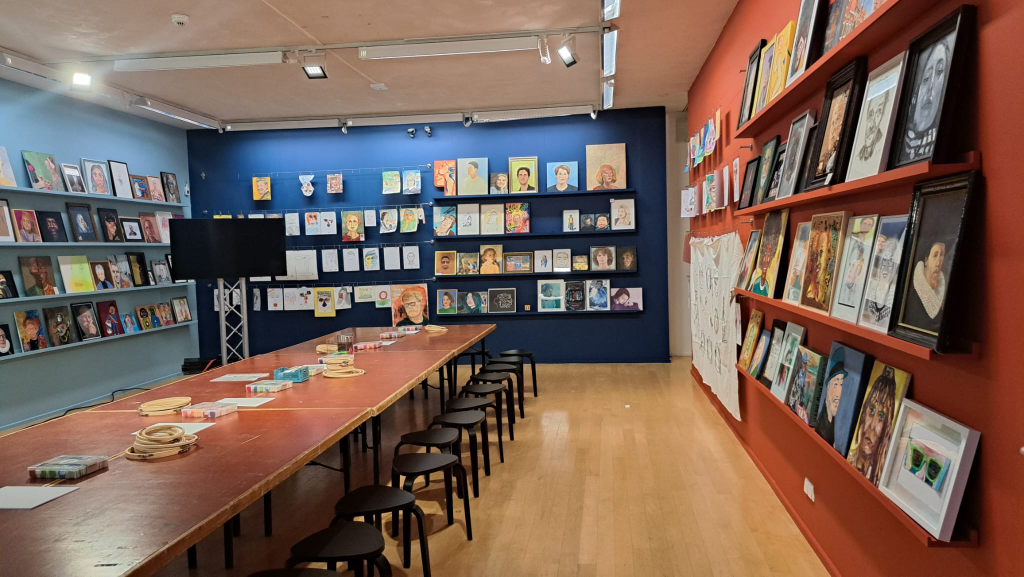
#> input picture mijn_kunsd/project_segments/frans_hals_fotos/franshals1.jpeg, 2048 x 1153 px (shown at 1/2 size)
$ python -i color_page.py   (imports and definitions only)
#> lines starting #> are read from the running program, lines starting #| are printed output that depends on the picture
### src/helper_functions/lab_colors.py
"""Kleurhulpjes die meerdere algoritmes gebruiken: kleuren inlezen, naar Lab omrekenen en
zorgen dat elke eigen gekozen kleur echt gebruikt wordt."""

import math

import numpy as np

# Elke eigen gekozen kleur komt minstens voor in dit deel van "een eerlijk aandeel"
# (1 / aantal kleuren). 0,7 betekent: bij 5 kleuren heeft elke kleur minstens 14% van de plaat.
MIN_COLOR_SHARE = 0.7


# [59 lines left out: functions balanced_color_bias, parse_color, not called in this run]


def rgb_to_lab(rgb):
    """RGB (0-255) naar Lab. Werkt op elke vorm zolang de laatste as 3 is."""
    srgb = np.asarray(rgb, dtype=np.float32) / 255.0
    linear = np.where(srgb <= 0.04045, srgb / 12.92, ((srgb + 0.055) / 1.055) ** 2.4)

    matrix = np.array([
        [0.4124564, 0.3575761, 0.1804375],
        [0.2126729, 0.7151522, 0.0721750],
        [0.0193339, 0.1191920, 0.9503041],
    ], dtype=np.float32)

    xyz = linear @ matrix.T
    xyz = xyz / np.array([0.95047, 1.0, 1.08883], dtype=np.float32)

    delta = 6 / 29
    f = np.where(xyz > delta ** 3, np.cbrt(xyz), xyz / (3 * delta ** 2) + 4 / 29)

    lightness = 116 * f[..., 1] - 16
    a = 500 * (f[..., 0] - f[..., 1])
    b = 200 * (f[..., 1] - f[..., 2])

    return np.stack([lightness, a, b], axis=-1).astype(np.float32)

### src/color_page.py
"""Gedeelde bouwstenen voor Paint By Number (paint_by_number.py) en "Kleuren Uit Foto".

Dit was de Kleurplaat (Coloring Page). Die staat niet meer op de site; de functie zelf
(image_to_color_page) staat nog in de git-geschiedenis. Wat hier over is:
- suggest_palette: automatische kleuren uit een foto (k-means in Lab)
- kleuren kiezen, elke pixel de dichtstbijzijnde kleur geven, gladstrijken, te kleine en
  te dunne vlakjes opruimen, en de lege variant tekenen (lijntjes, nummers, legenda)

Nodig: numpy, scipy en Pillow.
"""

import numpy as np
from PIL import Image, ImageDraw
from scipy import ndimage

from src.helper_functions.drawing import LINE_COLOR, NUMBER_COLOR, add_legend, get_font
from src.helper_functions.lab_colors import rgb_to_lab


def suggest_palette(img, n_colors=6, max_size=600, seed=0):
    """Geef de automatisch gekozen kleuren als lijst hex-codes, donker naar licht.

    Handig als beginpunt: laat de gebruiker de kleuren daarna zelf aanpassen.
    """
    _, rgb, lab = _prepare(img, max_size)
    palette, _ = _palette_from_image(rgb, lab, n_colors, seed)

    brightness = 0.299 * palette[:, 0] + 0.587 * palette[:, 1] + 0.114 * palette[:, 2]
    order = np.argsort(brightness)

    return ["#{:02x}{:02x}{:02x}".format(*(int(round(v)) for v in palette[i])) for i in order]


def _prepare(img, max_size):
    """Verkleinen, een heel klein beetje ruis weghalen en naar Lab omrekenen."""
    img = _limit_size(img.convert("RGB"), max_size)

    rgb = np.asarray(img, dtype=np.float32)
    rgb = ndimage.gaussian_filter(rgb, sigma=(1, 1, 0), mode="nearest")

    return img, rgb, rgb_to_lab(rgb)


# ---------------------------------------------------------------------------
# Kleuren
# ---------------------------------------------------------------------------

def _palette_from_image(rgb, lab, n_colors, seed):
    """Bepaal de kleuren automatisch met k-means (in Lab) op een steekproef van de foto."""
    n_colors = max(1, int(n_colors))

    rng = np.random.default_rng(seed)
    flat_lab = lab.reshape(-1, 3)
    flat_rgb = rgb.reshape(-1, 3)

    sample_size = min(len(flat_lab), 20000)
    sample = rng.choice(len(flat_lab), size=sample_size, replace=False)
    points = flat_lab[sample]
    points_rgb = flat_rgb[sample]

    centers = _kmeans(points, n_colors, rng)

    # De kleur van elk groepje is het gemiddelde van de echte (RGB) pixels erin
    assignments = _nearest_color_flat(points, centers)
    palette = np.zeros((len(centers), 3), dtype=np.float32)
    palette_lab = centers.copy()

    for index in range(len(centers)):
        members = points_rgb[assignments == index]

        if len(members) > 0:
            palette[index] = members.mean(axis=0)
            palette_lab[index] = points[assignments == index].mean(axis=0)
        else:
            palette[index] = _lab_center_to_rgb_fallback(centers[index])

    return palette, palette_lab


def _kmeans(points, k, rng, iterations=15):
    """Eenvoudige k-means met slimme startpunten (k-means++)."""
    k = min(k, len(points))

    centers = [points[rng.integers(len(points))]]
    distances = ((points - centers[0]) ** 2).sum(axis=1)

    for _ in range(1, k):
        total = distances.sum()

        if total <= 0:
            index = rng.integers(len(points))
        else:
            index = rng.choice(len(points), p=distances / total)

        centers.append(points[index])
        distances = np.minimum(distances, ((points - points[index]) ** 2).sum(axis=1))

    centers = np.array(centers, dtype=np.float32)

    for _ in range(iterations):
        assignments = _nearest_color_flat(points, centers)

        for index in range(len(centers)):
            members = points[assignments == index]

            if len(members) > 0:
                centers[index] = members.mean(axis=0)

    return centers


def _nearest_color_flat(points, centers):
    distances = ((points[:, None, :] - centers[None, :, :]) ** 2).sum(axis=2)
    return distances.argmin(axis=1)


# [211 lines left out: functions _nearest_color, _lab_center_to_rgb_fallback, _smooth_labels, _blur, _label_regions, _remove_small_regions and 3 more, not called in this run]


def _limit_size(img, max_size):
    width, height = img.size
    longest = max(width, height)

    if not max_size or longest <= max_size:
        return img

    scale = max_size / longest
    new_size = (max(1, round(width * scale)), max(1, round(height * scale)))

    return img.resize(new_size, Image.LANCZOS)

>>> from PIL import Image
>>> picture = Image.open('../mijn_kunsd/project_segments/frans_hals_fotos/franshals1.jpeg')
#> picture is the input picture: PIL image 2048x1153 RGB; mean R, G, B 121.2, 97.9, 86.4
>>> result = suggest_palette(picture)
#> in rgb_to_lab, `linear = np.where(srgb <= 0.04045, srgb / 12.92, ((srgb + 0.055) / 1.0..`:
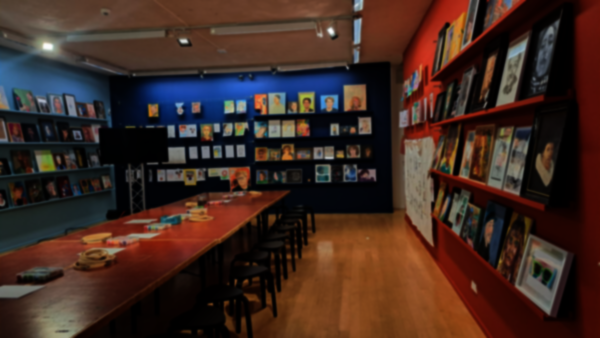
#> linear: shape (338, 600, 3) float32; mean R, G, B 0.251, 0.164, 0.135
#> in rgb_to_lab, `xyz = linear @ matrix.T`:
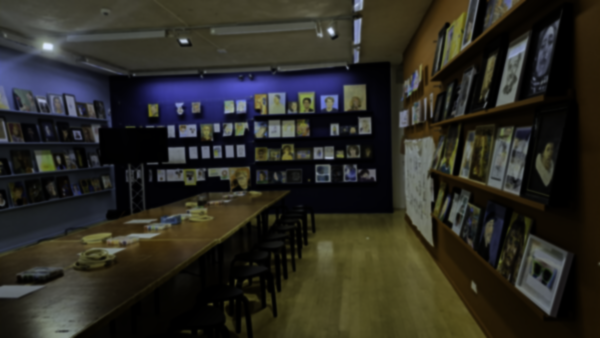
#> xyz: shape (338, 600, 3) float32; mean R, G, B 0.187, 0.181, 0.153; drawn with min black and max white
#> in rgb_to_lab, `f = np.where(xyz > delta ** 3, np.cbrt(xyz), xyz / (3 * delta ** 2) + ..`:
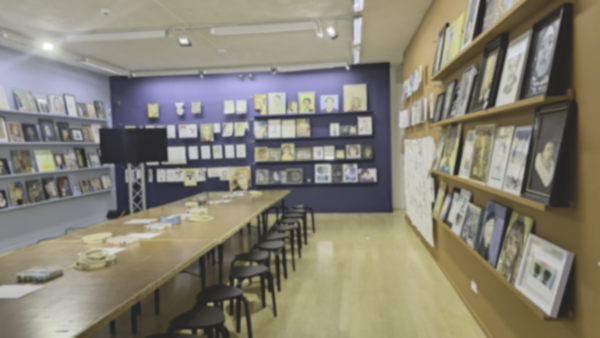
#> f: shape (338, 600, 3) float32; mean R, G, B 0.529, 0.511, 0.457
#> in rgb_to_lab, `lightness = 116 * f[..., 1] - 16`:
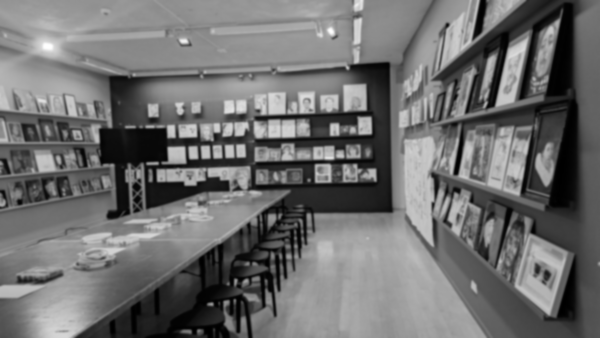
#> lightness: shape (338, 600) float32; min 0.272, max 99.33, mean 43.2; drawn with min black and max white
#> in rgb_to_lab, `a = 500 * (f[..., 0] - f[..., 1])`:
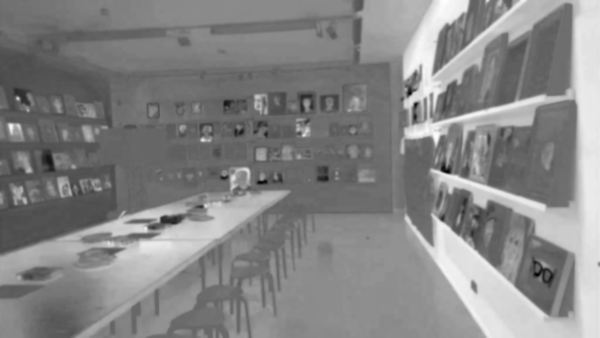
#> a: shape (338, 600) float32; min -28.5, max 43.22, mean 9; drawn with min black and max white
#> in rgb_to_lab, `b = 200 * (f[..., 1] - f[..., 2])`:
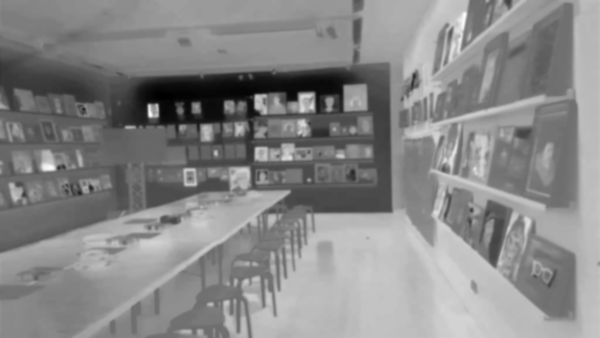
#> b: shape (338, 600) float32; min -43.74, max 58.42, mean 10.7; drawn with min black and max white
#> in rgb_to_lab, `return np.stack([lightness, a, b], axis=-1).astype(np.float32)`:
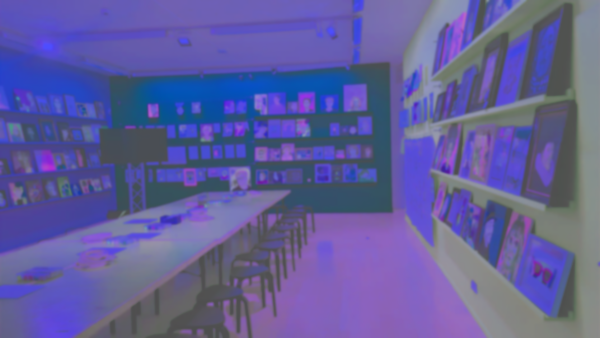
#> returned value: shape (338, 600, 3) float32; mean of channels 0, 1, 2 43.2, 9, 10.7; drawn with min black and max white
#> in _palette_from_image, `sample_size = min(len(flat_lab), 20000)`: sample_size = 20000
#> in _palette_from_image, `sample = rng.choice(len(flat_lab), size=sample_size, replace=False)`: sample = 20000 values, max 202799 at index 7776, min 2 at index 7271, mean 101338.2
#> in _kmeans, `k = min(k, len(points))`: k = 6
#> in _kmeans, `centers = [points[rng.integers(len(points))]]`: centers = [[62.53, 7.15, 19.43]]
#> in _kmeans, `distances = ((points - centers[0]) ** 2).sum(axis=1)`: distances = 20000 values, max 4299 at index 13343, min 0 at index 11360, mean 1317.2
#> the loop in _kmeans, `for _ in range(1, k):` made 5 passes
#> (total, index) on passes 1 to 5: (26343452, 19254), (12337116, 15313), (8250585, 16637), (7691480, 11396), (6743445, 12211)
#> after the loop in _kmeans, `for _ in range(1, k):`: centers = [[62.53, 7.15, 19.43], [11.04, 0.555, -12.56], [32.82, 17.94, 16.62], [50.35, 11.78, 16.51], [44.86, 28.74, 27.55], [26.3, 0.658, -16.99]]; distances = 20000 values, max 2577.4 at index 3467, min 0 at index 11360, mean 275.7
#> after the loop in _kmeans, `for _ in range(iterations):`: centers = [[60.54, 12.49, 30.26], [12.94, 1.81, -3.82], [24.6, 14.89, 15.6], [60.8, 3.91, 9.49], [40.29, 31.85, 30.37], [47.51, -2.07, -15.58]]
#> in _palette_from_image, `assignments = _nearest_color_flat(points, centers)`: assignments = 20000 values, max 5 at index 22, min 0 at index 1, mean 2.35
#> in _palette_from_image, `palette = np.zeros((len(centers), 3), dtype=np.float32)`: palette = [[0, 0, 0], [0, 0, 0], [0, 0, 0], [0, 0, 0], [0, 0, 0], [0, 0, 0]]
#> in _palette_from_image, `palette_lab = centers.copy()`: palette_lab has the same summary as centers in _kmeans
#> the loop in _palette_from_image, `for index in range(len(centers)):` made 6 passes
#> after the loop in _palette_from_image, `for index in range(len(centers)):`: palette = [[181.6, 134.2, 91.78], [31.31, 31.84, 37.5], [85.91, 50.59, 37.48], [160.8, 145.5, 132.2], [150.4, 68.38, 44.48], [88.5, 114.3, 138.1]]; palette_lab = [[59.67, 13.04, 29.87], [12.7, 1.87, -3.73], [25.22, 14.49, 15.35], [61.29, 3.71, 9.35], [39.38, 32.61, 30.71], [47.03, -2.01, -15.55]]
#> in suggest_palette, `brightness = 0.299 * palette[:, 0] + 0.587 * palette[:, 1] + 0.114 * p..`: brightness = [143.6, 32.33, 59.65, 148.6, 90.17, 109.3]
#> in suggest_palette, `order = np.argsort(brightness)`: order = [1, 2, 4, 5, 0, 3]
#> result = ['#1f2025', '#563325', '#96442c', '#58728a', '#b6865c', '#a19284']

$ run again, on mijn_kunsd/project_segments/frans_hals_fotos/franshals2.jpeg
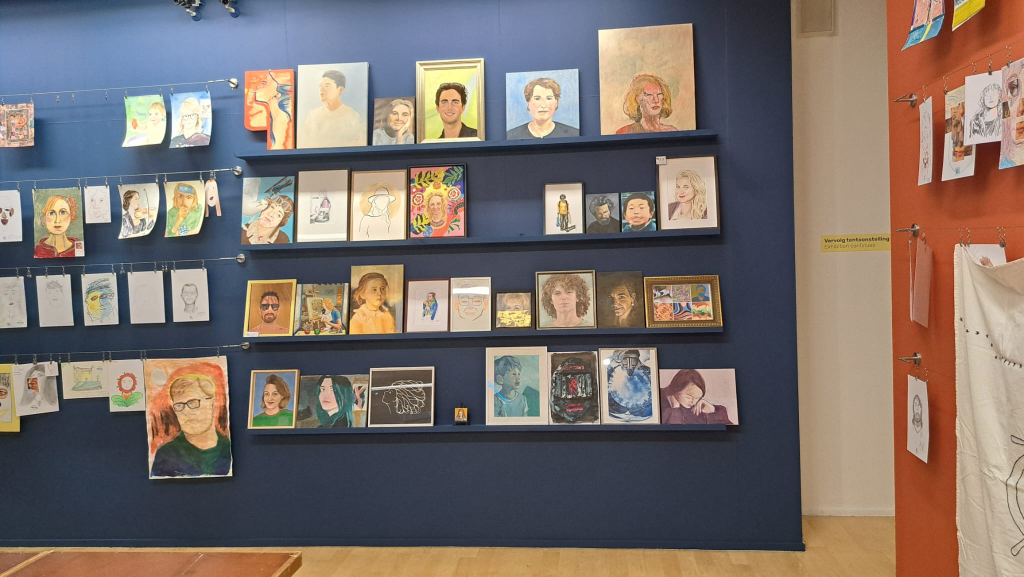
#> input picture mijn_kunsd/project_segments/frans_hals_fotos/franshals2.jpeg, 2048 x 1153 px (shown at 1/2 size)
#> picture is the input picture: PIL image 2048x1153 RGB; mean R, G, B 122.9, 111.7, 106.4
#> in rgb_to_lab, `b = 200 * (f[..., 1] - f[..., 2])`:
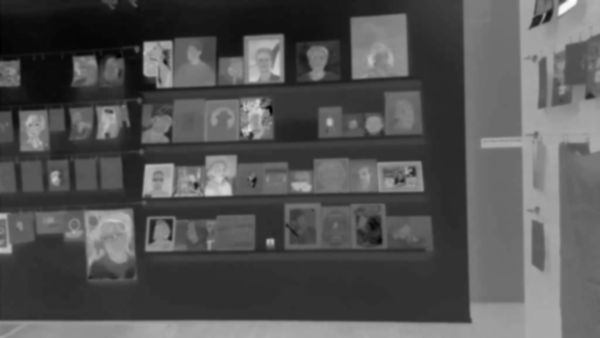
#> b: shape (338, 600) float32; min -30.46, max 75.08, mean 4.4; drawn with min black and max white
#> in rgb_to_lab, `return np.stack([lightness, a, b], axis=-1).astype(np.float32)`:
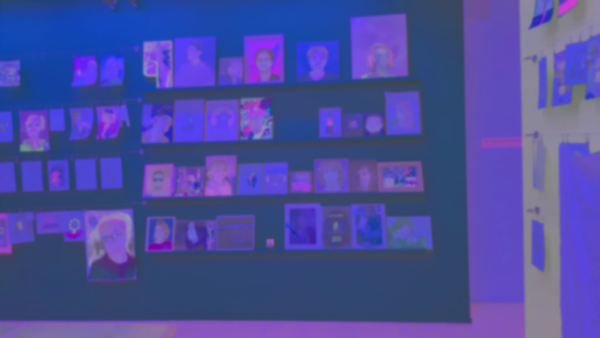
#> returned value: shape (338, 600, 3) float32; mean of channels 0, 1, 2 47.6, 4.9, 4.4; drawn with min black and max white
#> sample_size = 20000
#> sample = 20000 values, max 202799 at index 7776, min 2 at index 7271, mean 101338.2
#> k = 6
#> in _kmeans, `centers = [points[rng.integers(len(points))]]`: centers = [[28.92, 2.39, -8.17]]
#> in _kmeans, `distances = ((points - centers[0]) ** 2).sum(axis=1)`: distances = 20000 values, max 8497 at index 798, min 0 at index 11360, mean 1397.3
#> the loop in _kmeans, `for _ in range(1, k):` made 5 passes
#> (total, index) on passes 1 to 5: (27946564, 19195), (10086532, 15264), (7914527, 16582), (7687337, 11279), (6257995, 12008)
#> after the loop in _kmeans, `for _ in range(1, k):`: centers = [[28.92, 2.39, -8.17], [64.23, 9.64, 38.16], [60.88, 2.87, -26.5], [23.27, 2.72, -6.8], [42.32, 35.25, 37.19], [77.1, -1.32, 17.24]]; distances = 20000 values, max 2098 at index 4372, min 0 at index 11279, mean 151.4
#> after the loop in _kmeans, `for _ in range(iterations):`: centers = [[48.61, 3.94, 11.79], [67.17, 8.82, 33.3], [54.41, 0.742, -20.84], [24.3, 1.14, -9.06], [44.23, 30.82, 34.04], [73.31, 2.16, 12.47]]
#> assignments = 20000 values, max 5 at index 5, min 0 at index 11, mean 2.91
#> in _palette_from_image, `palette = np.zeros((len(centers), 3), dtype=np.float32)`: palette = [[0, 0, 0], [0, 0, 0], [0, 0, 0], [0, 0, 0], [0, 0, 0], [0, 0, 0]]
#> in _palette_from_image, `palette_lab = centers.copy()`: palette_lab has the same summary as centers in _kmeans
#> the loop in _palette_from_image, `for index in range(len(centers)):` made 6 passes
#> after the loop in _palette_from_image, `for index in range(len(centers)):`: palette = [[130.8, 113.9, 96.7], [198, 156.8, 104], [109.4, 131.5, 165.9], [51.98, 58.01, 71.45], [162.7, 81.73, 49.19], [193.4, 178.6, 158.2]]; palette_lab = [[49.08, 4.01, 12.08], [67.28, 8.81, 33.34], [54.38, 0.729, -20.81], [24.33, 1.14, -9.03], [44.23, 30.81, 34.02], [73.45, 2.14, 12.42]]
#> brightness = [117, 163.1, 128.8, 57.74, 102.2, 180.7]
#> order = [3, 4, 0, 2, 1, 5]
#> result = ['#343a47', '#a35231', '#837261', '#6d84a6', '#c69d68', '#c1b39e']

$ run again, on mijn_kunsd/project_segments/frans_hals_fotos/franshals3.jpeg
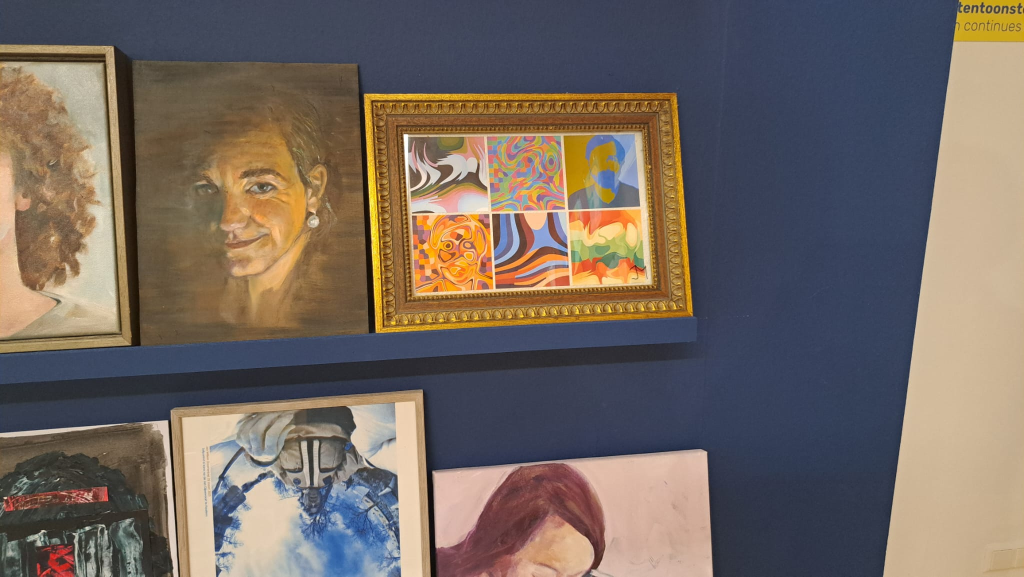
#> input picture mijn_kunsd/project_segments/frans_hals_fotos/franshals3.jpeg, 2048 x 1153 px (shown at 1/2 size)
#> picture is the input picture: PIL image 2048x1153 RGB; mean R, G, B 117, 105, 96.9
#> in rgb_to_lab, `b = 200 * (f[..., 1] - f[..., 2])`:
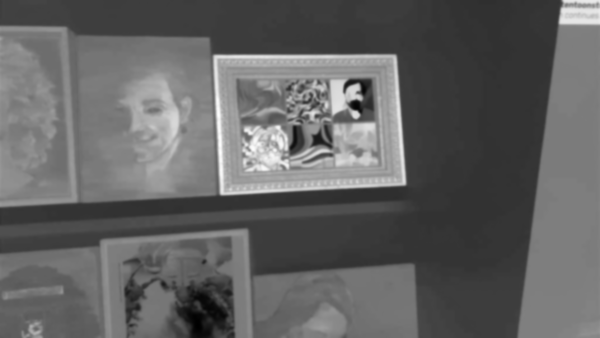
#> b: shape (338, 600) float32; min -41.47, max 79.96, mean 5.5; drawn with min black and max white
#> in rgb_to_lab, `return np.stack([lightness, a, b], axis=-1).astype(np.float32)`:
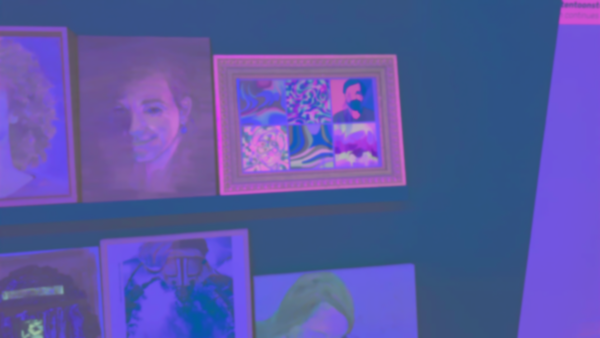
#> returned value: shape (338, 600, 3) float32; mean of channels 0, 1, 2 44.9, 4.9, 5.5; drawn with min black and max white
#> sample_size = 20000
#> sample = 20000 values, max 202799 at index 7776, min 2 at index 7271, mean 101338.2
#> k = 6
#> in _kmeans, `centers = [points[rng.integers(len(points))]]`: centers = [[67.79, -2.27, 12.09]]
#> in _kmeans, `distances = ((points - centers[0]) ** 2).sum(axis=1)`: distances = 20000 values, max 4928.3 at index 14642, min 0 at index 11360, mean 1484.4
#> the loop in _kmeans, `for _ in range(1, k):` made 5 passes
#> (total, index) on passes 1 to 5: (29687618, 19290), (28453826, 15281), (7237443.5, 16633), (4210568, 11285), (3926850.5, 12108)
#> after the loop in _kmeans, `for _ in range(1, k):`: centers = [[67.79, -2.27, 12.09], [74.62, 2.74, 18.47], [28.65, 3.54, -17.29], [37.97, 2.94, 15.8], [16.8, 1.04, -3.73], [49.79, 13.3, 51.63]]; distances = 20000 values, max 2402 at index 16779, min 0 at index 11285, mean 123.1
#> after the loop in _kmeans, `for _ in range(iterations):`: centers = [[57.87, 0.75, -4.9], [74.71, 4.76, 17.69], [28.02, 2.8, -14.6], [43.57, 8.27, 21.6], [25.39, 2.88, 4.18], [62.44, 12.79, 47.9]]
#> assignments = 20000 values, max 5 at index 5, min 0 at index 58, mean 2.26
#> in _palette_from_image, `palette = np.zeros((len(centers), 3), dtype=np.float32)`: palette = [[0, 0, 0], [0, 0, 0], [0, 0, 0], [0, 0, 0], [0, 0, 0], [0, 0, 0]]
#> in _palette_from_image, `palette_lab = centers.copy()`: palette_lab has the same summary as centers in _kmeans
#> the loop in _palette_from_image, `for index in range(len(centers)):` made 6 passes
#> after the loop in _palette_from_image, `for index in range(len(centers)):`: palette = [[134.9, 139.3, 147.9], [204.9, 179.9, 151.8], [57.29, 65.83, 88.5], [127.3, 97.11, 67.47], [66.87, 58.73, 54.21], [194.5, 140.8, 61.96]]; palette_lab = [[57.87, 0.75, -4.9], [74.71, 4.76, 17.69], [28.01, 2.8, -14.6], [43.57, 8.27, 21.6], [25.4, 2.88, 4.19], [62.44, 12.79, 47.9]]
#> brightness = [138.9, 184.2, 65.86, 102.8, 60.65, 147.9]
#> order = [4, 2, 3, 0, 5, 1]
#> result = ['#433b36', '#394259', '#7f6143', '#878b94', '#c38d3e', '#cdb498']
